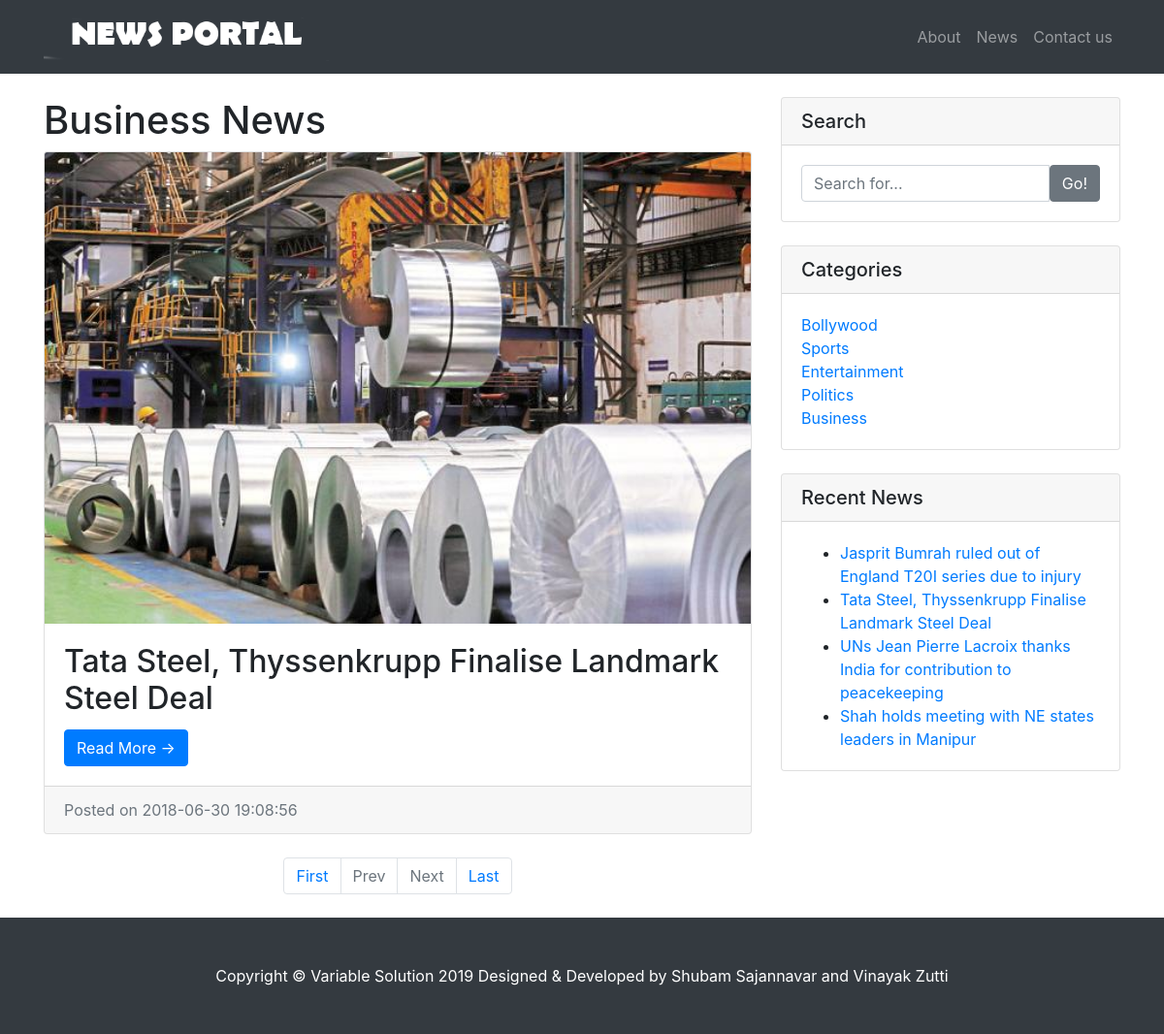
Screenshot of /adminpannel/category.php?catid=7 with the database file from the repository.
### tables this page shows
CREATE TABLE `tblposts` (
  `id` int(11) NOT NULL,
  `PostTitle` longtext,
  `CategoryId` int(11) DEFAULT NULL,
  `SubCategoryId` int(11) DEFAULT NULL,
  `PostDetails` longtext,
  `PostingDate` timestamp NULL DEFAULT CURRENT_TIMESTAMP,
  `UpdationDate` timestamp NULL DEFAULT NULL ON UPDATE CURRENT_TIMESTAMP,
  `Is_Active` int(1) DEFAULT NULL,
  `PostUrl` mediumtext,
  `PostImage` varchar(255) DEFAULT NULL
);

CREATE TABLE `tblcategory` (
  `id` int(11) NOT NULL,
  `CategoryName` varchar(200) DEFAULT NULL,
  `Description` mediumtext,
  `PostingDate` timestamp NULL DEFAULT CURRENT_TIMESTAMP,
  `UpdationDate` timestamp NULL DEFAULT '0000-00-00 00:00:00' ON UPDATE CURRENT_TIMESTAMP,
  `Is_Active` int(1) DEFAULT NULL
);

### adminpannel/category.php (the view, shortened to what this page needs)
<?php
include('includes/config.php');
    ?>
<!DOCTYPE html>
<html lang="en">
  <head>
    <link href="vendor/bootstrap/css/bootstrap.min.css" rel="stylesheet">
    <link href="css/modern-business.css" rel="stylesheet">
  </head>
  <body>
   <?php include('includes/header.php');?>
    <div class="container">
      <div class="row" style="margin-top: 4%">
        <div class="col-md-8">
<?php
     if (isset($_GET['pageno'])) {
            $pageno = $_GET['pageno'];
        } else {
            $pageno = 1;
        }
        $no_of_records_per_page = 8;
        $offset = ($pageno-1) * $no_of_records_per_page;
        $total_pages_sql = "SELECT COUNT(*) FROM tblposts";
        $result = mysqli_query($con,$total_pages_sql);
        $total_rows = mysqli_fetch_array($result)[0];
        $total_pages = ceil($total_rows / $no_of_records_per_page);
$query=mysqli_query($con,"select tblposts.id as pid,tblposts.PostTitle as posttitle,tblposts.PostImage,tblcategory.CategoryName as category,tblsubcategory.Subcategory as subcategory,tblposts.PostDetails as postdetails,tblposts.PostingDate as postingdate,tblposts.PostUrl as url from tblposts left join tblcategory on tblcategory.id=tblposts.CategoryId left join  tblsubcategory on  tblsubcategory.SubCategoryId=tblposts.SubCategoryId where tblposts.CategoryId='".$_SESSION['catid']."' and tblposts.Is_Active=1 order by tblposts.id desc LIMIT $offset, $no_of_records_per_page");
$rowcount=mysqli_num_rows($query);
if($rowcount==0)
{
echo "No record found";
}
else {
while ($row=mysqli_fetch_array($query)) {
?>
<h1><?php echo htmlentities($row['category']);?> News</h1>
          <div class="card mb-4">
       <img class="card-img-top" src="admin/postimages/<?php echo htmlentities($row['PostImage']);?>" alt="<?php echo htmlentities($row['posttitle']);?>">
            <div class="card-body">
              <h2 class="card-title"><?php echo htmlentities($row['posttitle']);?></h2>
              <a href="news-details.php?nid=<?php echo htmlentities($row['pid'])?>" class="btn btn-primary">Read More &rarr;</a>
            </div>
            <div class="card-footer text-muted">
              Posted on <?php echo htmlentities($row['postingdate']);?>
            </div>
          </div>
<?php } ?>
    <ul class="pagination justify-content-center mb-4">
        <li class="page-item"><a href="?pageno=1"  class="page-link">First</a></li>
        <li class="<?php if($pageno <= 1){ echo 'disabled'; } ?> page-item">
            <a href="<?php if($pageno <= 1){ echo '#'; } else { echo "?pageno=".($pageno - 1); } ?>" class="page-link">Prev</a>
        </li>
        <li class="<?php if($pageno >= $total_pages){ echo 'disabled'; } ?> page-item">
            <a href="<?php if($pageno >= $total_pages){ echo '#'; } else { echo "?pageno=".($pageno + 1); } ?> " class="page-link">Next</a>
        </li>
        <li class="page-item"><a href="?pageno=<?php echo $total_pages; ?>" class="page-link">Last</a></li>
    </ul>
<?php } ?>
        </div>
      <?php include('includes/sidebar.php');?>
      </div>
      <?php include('includes/footer.php');?>
</head>
  </body>
</html>

### adminpannel/includes/header.php (shortened to what this page needs)
<nav class="navbar fixed-top navbar-expand-lg navbar-dark bg-dark fixed-top">
     <div class="container">
       <a class="navbar-brand" href="index.php"><img src="images/logo.png" height="50"></a>
       <div class="collapse navbar-collapse" id="navbarResponsive">
         <ul class="navbar-nav ml-auto">
           <li class="nav-item">
             <a class="nav-link" href="about-us.php">About</a>
           </li>
                <li class="nav-item">
             <a class="nav-link" href="index.php">News</a>
           </li>
            <li class="nav-item">
             <a class="nav-link" href="contact-us.php">Contact us</a>
           </li>
         </ul>
       </div>
     </div>
   </nav>

### adminpannel/includes/sidebar.php
  <div class="col-md-4">
          <div class="card mb-4">
            <h5 class="card-header">Search</h5>
            <div class="card-body">
                   <form name="search" action="search.php" method="post">
              <div class="input-group">
        <input type="text" name="searchtitle" class="form-control" placeholder="Search for..." required>
                <span class="input-group-btn">
                  <button class="btn btn-secondary" type="submit">Go!</button>
                </span>
              </form>
              </div>
            </div>
          </div>
          <div class="card my-4">
            <h5 class="card-header">Categories</h5>
            <div class="card-body">
              <div class="row">
                <div class="col-lg-6">
                  <ul class="list-unstyled mb-0">
<?php $query=mysqli_query($con,"select id,CategoryName from tblcategory");
while($row=mysqli_fetch_array($query))
{
?>
                    <li>
                      <a href="category.php?catid=<?php echo htmlentities($row['id'])?>"><?php echo htmlentities($row['CategoryName']);?></a>
                    </li>
<?php } ?>
                  </ul>
                </div>
              </div>
            </div>
          </div>
          <div class="card my-4">
            <h5 class="card-header">Recent News</h5>
            <div class="card-body">
                      <ul class="mb-0">
<?php
$query=mysqli_query($con,"select tblposts.id as pid,tblposts.PostTitle as posttitle from tblposts left join tblcategory on tblcategory.id=tblposts.CategoryId left join  tblsubcategory on  tblsubcategory.SubCategoryId=tblposts.SubCategoryId limit 8");
while ($row=mysqli_fetch_array($query)) {
?>
  <li>
                      <a href="news-details.php?nid=<?php echo htmlentities($row['pid'])?>"><?php echo htmlentities($row['posttitle']);?></a>
                    </li>
            <?php } ?>
          </ul>
            </div>
          </div>
        </div>

### adminpannel/includes/footer.php
<footer class="py-5 bg-dark" style=" bottom: 0; left: 0; width: 100%; height: 5%;">
  <div class="container">
    <p class="m-0 text-center text-white">Copyright &copy; Variable Solution 2019 Designed & Developed by Shubam Sajannavar and Vinayak Zutti</p>
  </div>
</footer>

### adminpannel/css/modern-business.css (style rules this page uses)
body { padding-top: 54px; }
@media (min-width: 992px) { body { padding-top: 56px; } }

### rows the page displays
tblposts: CategoryId.CategoryName "Business", PostImage (picture), PostTitle "Tata Steel, Thyssenkrupp Finalise Landmark Steel Deal", PostingDate "2018-06-30 19:08:56"
tblcategory: CategoryName "Bollywood"
tblcategory: CategoryName "Sports"
tblcategory: CategoryName "Entertainment"
tblcategory: CategoryName "Politics"
tblcategory: CategoryName "Business"
tblposts: PostTitle "Jasprit Bumrah ruled out of England T20I series due to injury"
tblposts: PostTitle "UNs Jean Pierre Lacroix thanks India for contribution to peacekeeping"
tblposts: PostTitle "Shah holds meeting with NE states leaders in Manipur"
